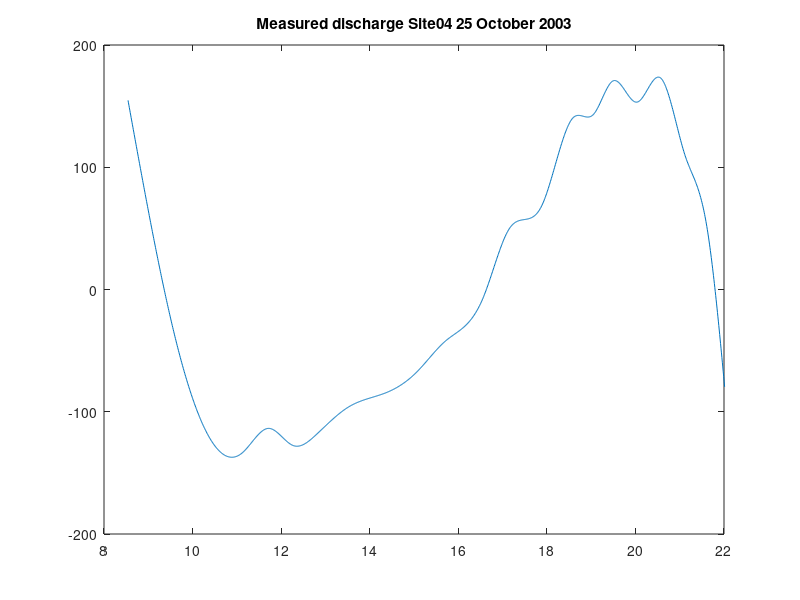

Source code (MATLAB):
% Plot Discharge at Site 04

clear all;

desc = {'Measured Discharge at Site 04',
        '25 October 2003'};
text(-400,350,desc)


load Site04_discharge_tide_data.dat

x = Site04_discharge_tide_data(:,1);
y = Site04_discharge_tide_data(:,2);

plot(x,y)
axis([ 8 22 -200 200])
title('Measured discharge Site04 25 October 2003')